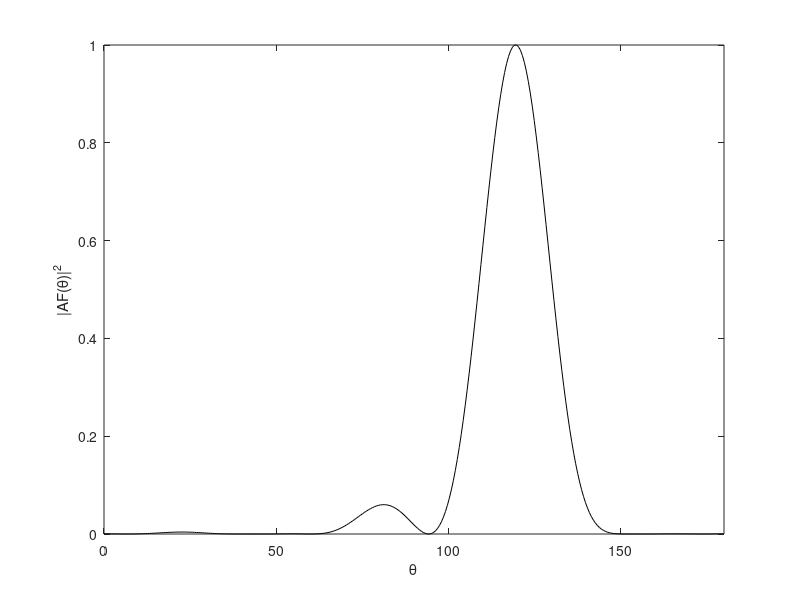

The MATLAB source for this figure: (Note: this script raises an error after producing the figure.)
load('Matrix_dl.mat');
load('Matrix_s.mat');
load('Matrix_b.mat');
%dl = random_1(VarMin, VarMax, VarSize );
[idx,idy] = size(dl');
[idu,idv] = size(s);

sig2 = 0.001;

%% 2D array steering matrix :
A = zeros(idx,idv);
ib = 0;
for i = 1 : idv
    a = 1;
    ib = ib +1;
   for j = 1 : idx
       A(a,ib) = exp((dl(:,j))'*s(:,i)); 
       a = a+1;
   end
end

 %desired signal array vector 
   dsav = A(:,1);
 % interferer array vector   
iav = zeros(idx,idv-1);
for j = 1 : idx
    for i = 2 : idv
        iav(j,i-1) = A(j,i);
    end
end

Rss=dsav*dsav.';                % signal correlation matrix
Rnn=sig2*eye(idx);                % noise correlation matrix        
Rii = iav*iav';                  % total interferer correlation matrix 
Ruu=Rii+Rnn;                    % total undesired signal correlation matrix 
Rxx=Ruu+Rss;                    % total array correlation matrix 

R=inv(Ruu)*Rss;  

[Ev,v]=eig(R);                  % calculate eigenvalues and eigenvectors 

[Y,Index]=sort(diag(v));        % sorts the eigenvalues from least to greatest 

SIRmax=max(Y);                  % find maximum SIR 

w=inv(Ruu)*dsav/SIRmax;         % normalize weight vector   or we can find w by 
%w=inv(Rxx)*dsav; 
%%Beam pattern :
theta=0:.01:pi; 
ang=theta*180/pi; 
aa =  zeros(idx,length(theta));
iy = 0;
for i = 1 : length(theta)
    x = 1;
    iy = iy + 1;
   for j = 1 : idx
       aa(x,iy) = exp((dl(:,j))'*b(:,i)); 
       x = x+1;
   end
end

for i = 1 : length(theta)
    y(i) = w'*aa(:,i);
end
z=abs(y)/max(abs(y));
clear x;
 figure;
 plot(ang,(abs(y)/max(abs(y))).^2,'k') 
 axis([0 180 0 1]) 
 xlabel('\theta') 
 ylabel('|AF(\theta)|^2') 
 %%------------------------Plot of The Output Radiation Pattern
 
 figure;
 polarpattern(ang,abs(y)/max(abs(y))) 
 title ( 'The Generalized Null Steering Beam Former Output Radiation Pattern ') , grid on ;
    


